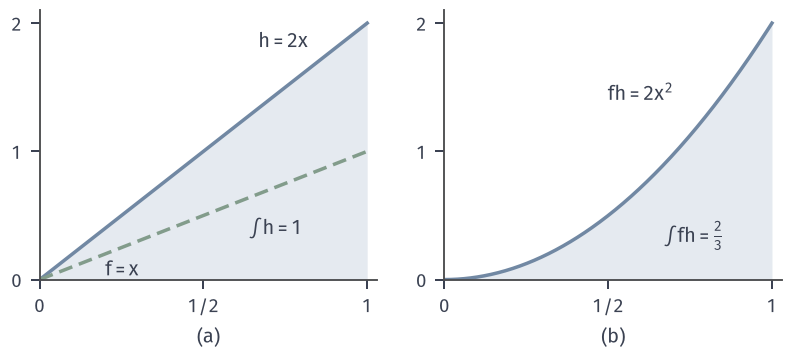

The Python source for this figure:
from pathlib import Path
import sys
ROOT = next(p for p in Path(__file__).resolve().parents if (p/"build.sh").is_file() and (p/"tex/book.tex").is_file())
sys.path.insert(0, str(ROOT/"figures/00-shared/mathematical-preliminaries-upper/00-shared/comprehension-figures"))
from support import figure, save, BLUE, GREEN, YELLOW, RED, PURPLE, INK, MUTED, GRID, BLUE_FILL, GREEN_FILL, YELLOW_FILL, RED_FILL, PURPLE_FILL
import numpy as np

# h(x)=2x on [0,1], f(x)=x: int h=1, int f h=2/3.
fig, axes = figure(width_mm=112, height_mm=50, ncols=2)
x = np.linspace(0, 1, 501)
a, b = axes
a.fill_between(x, 0, 2*x, color=BLUE_FILL, lw=0); a.plot(x, 2*x, color=BLUE, lw=1.4)
a.plot(x, x, color=GREEN, lw=1.4, ls=(0, (4, 2)))
a.text(.72, .40, r'$\int h=1$', ha='center', va='center'); a.text(.82, 1.86, r'$h=2x$', ha='right', va='center')
a.text(.20, .08, r'$f=x$', ha='left', va='center')
b.fill_between(x, 0, 2*x*x, color=BLUE_FILL, lw=0); b.plot(x, 2*x*x, color=BLUE, lw=1.4)
b.text(.76, .34, r'$\int fh=\frac{2}{3}$', ha='center', va='center'); b.text(.70, 1.45, r'$fh=2x^2$', ha='right', va='center')
for ax in axes:
    ax.set_xlim(0, 1.03); ax.set_ylim(0, 2.1); ax.set_xticks([0, .5, 1]); ax.set_xticklabels(['0', '1/2', '1']); ax.set_yticks([0, 1, 2])
fig.set_layout_engine(None); fig.subplots_adjust(left=.05, right=.985, top=.97, bottom=.21, wspace=.2)
for ax, s in zip(axes, ['(a)', '(b)']):
    q = ax.get_position(); fig.text((q.x0+q.x1)/2, .02, s, ha='center', va='bottom')
save(fig, Path(__file__).resolve().parent, 'figure', {'formula': 'h=2x, f=x, areas 1 and 2/3'})
